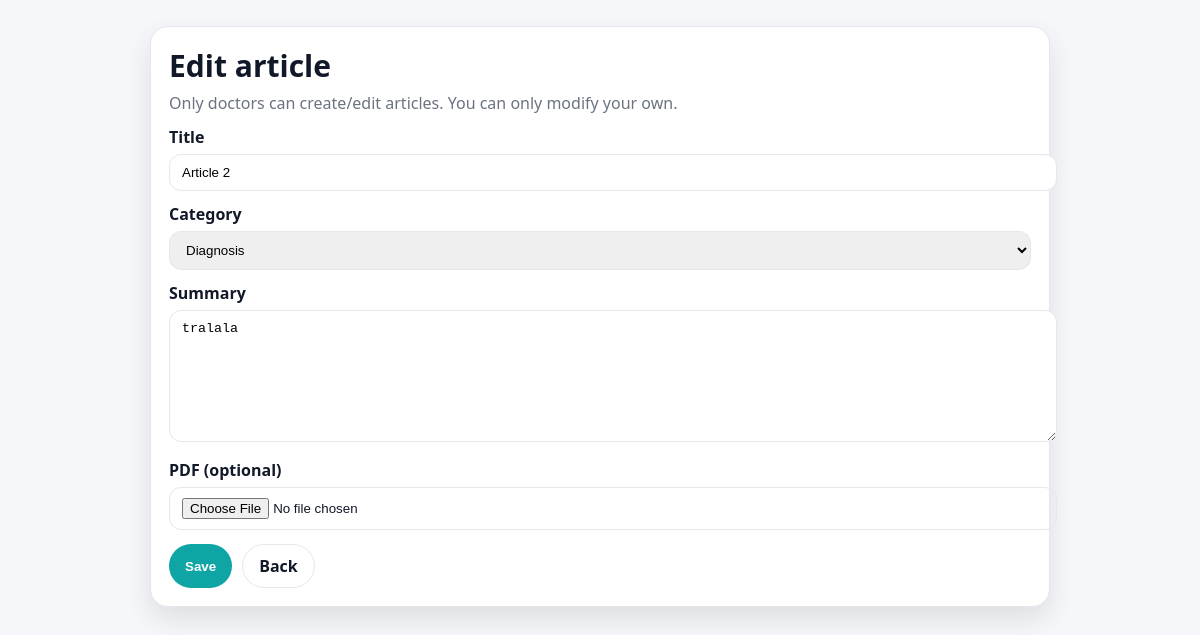
The page /articles/2/edit/ (signed in) on the database its author committed.
### articles/models.py (models this page shows, shortened)
class Article(models.Model):
    CATEGORY_CHOICES = [
        ("treatment", "Treatment"),
        ("diagnosis", "Diagnosis"),
        ("nutrition", "Nutrition"),
        ("rehab", "Rehab"),
        ("other", "Other"),
    ]
    title = models.CharField(max_length=200)
    category = models.CharField(max_length=30, choices=CATEGORY_CHOICES, default="other")
    summary = models.TextField(blank=True)
    pdf = models.FileField(upload_to="articles_pdfs/", blank=True, null=True)
    author = models.ForeignKey(settings.AUTH_USER_MODEL, on_delete=models.CASCADE, related_name="articles")
    created_at = models.DateTimeField(auto_now_add=True)
    updated_at = models.DateTimeField(auto_now=True)
    class Meta:
        ordering = ["-created_at"]

### articles/views.py (the view, shortened to what this page needs)
# urls.py: path("<int:pk>/edit/", views.article_edit, name="edit"),   # owner doctor only
@login_required
def article_edit(request, pk: int):
    if not request.user.is_staff:
        return HttpResponseForbidden("Only doctors can edit articles.")
    article = get_object_or_404(Article, pk=pk)
    if article.author_id != request.user.id:
        return HttpResponseForbidden("You can only edit your own articles.")
    if request.method == "GET":
        return render(request, "articles/article_form.html", {
            "mode": "edit",
            "article": article,
            "categories": Article.CATEGORY_CHOICES
        })

### articles/templates/articles/article_form.html (shortened to what this page needs)
<!doctype html>
<html lang="en">
<head>
</head>
<body>
  <main class="container">
    <div class="card">
      <h1>{% if mode == "edit" %}Edit{% else %}Add{% endif %} article</h1>
      <div class="muted">Only doctors can create/edit articles. You can only modify your own.</div>
      <form method="post" enctype="multipart/form-data">
        <label>Title</label>
        <input name="title" value="{% if article %}{{ article.title }}{% endif %}" required>
        <label>Category</label>
        <select name="category">
          {% for key,label in categories %}
            <option value="{{ key }}" {% if article and article.category == key %}selected{% endif %}>{{ label }}</option>
          {% endfor %}
        </select>
        <label>Summary</label>
        <textarea name="summary">{% if article %}{{ article.summary }}{% endif %}</textarea>
        <label>PDF (optional)</label>
        <input type="file" name="pdf" accept="application/pdf">
        <div class="row">
          <button class="btn" type="submit">{% if mode == "edit" %}Save{% else %}Create{% endif %}</button>
          <a class="btn btn-ghost" href="{% url 'articles:list' %}">Back</a>
        </div>
      </form>
    </div>
  </main>
</body>
</html>

### articles/templates/articles/article_form.html (style rules this page uses)
:root { --bg:#f6f7fb;--card:#fff;--text:#111827;--muted:#6b7280;--primary:#0ea5a4;--primary-dark:#0b7f7e;--border:#e5e7eb;--shadow:0 12px 28px rgba(0,0,0,.10);--radius:18px; }
body { margin:0;font-family:system-ui,-apple-system,Segoe UI,Roboto,Arial;background:var(--bg);color:var(--text); }
.container { max-width:900px;margin:26px auto;padding:0 18px; }
.card { background:var(--card);border:1px solid var(--border);border-radius:var(--radius);box-shadow:var(--shadow);padding:18px; }
h1 { margin:0 0 6px;font-size:30px; }
.muted { color:var(--muted); }
.btn { background:var(--primary);color:#fff;border:none;padding:10px 16px;border-radius:999px;font-weight:800;cursor:pointer;text-decoration:none;display:inline-block; }
.btn-ghost { background:transparent;color:var(--text);border:1px solid var(--border); }
label { font-weight:800;display:block;margin-top:12px; }
input,select,textarea { width:100%;padding:10px 12px;border-radius:12px;border:1px solid var(--border);margin-top:6px; }
textarea { min-height:110px; }
.row { display:flex;gap:10px;flex-wrap:wrap;margin-top:14px; }

### rows shown on the page
Article: title "Article 2", category "Diagnosis", summary "tralala"
